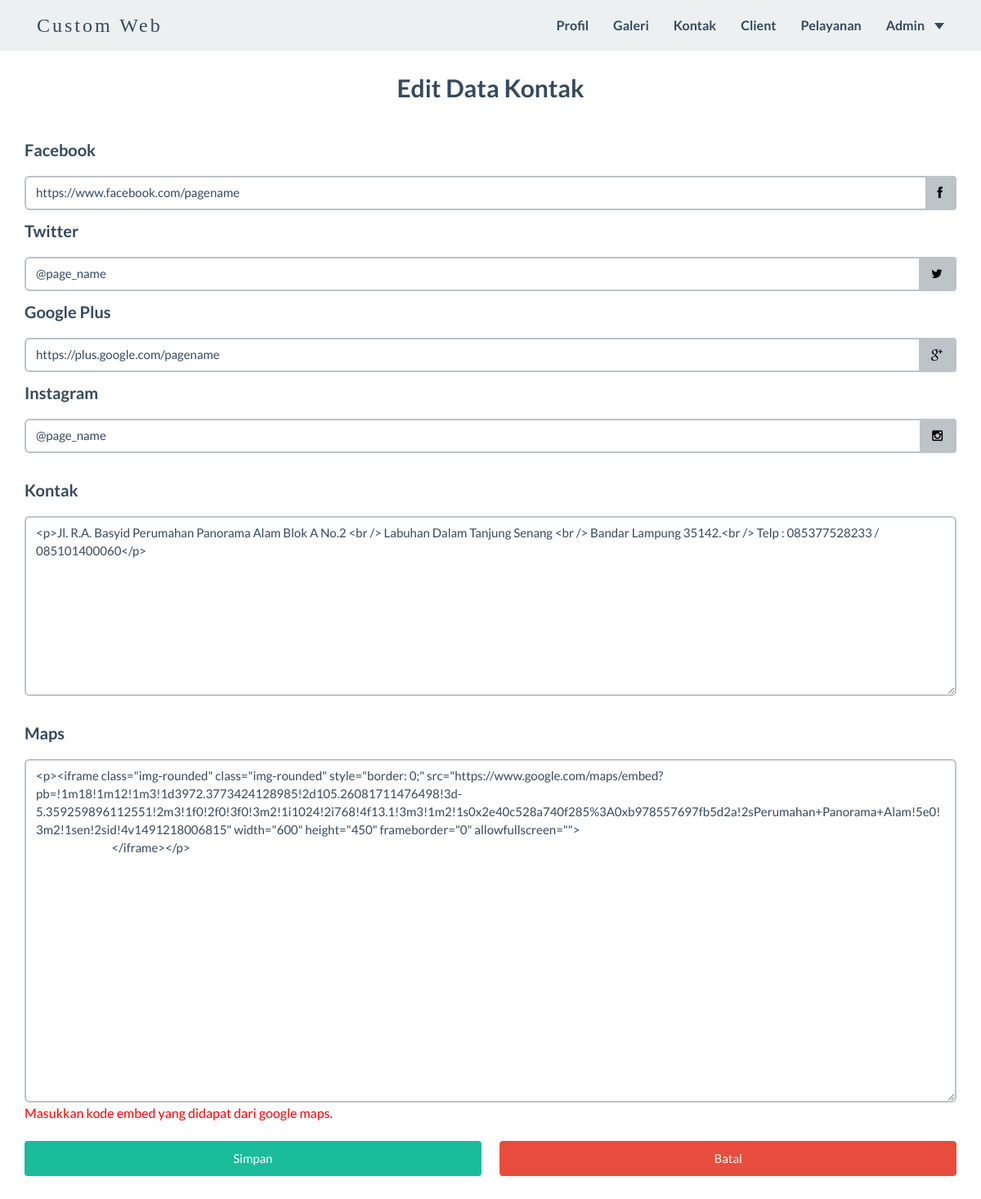
Page /admin/index.php?data=kontak (signed in) on the committed database.
### tables this page shows
CREATE TABLE IF NOT EXISTS `deskripsi_web` (
  `id_deskripsi` int(3) NOT NULL,
  `judul_web` varchar(120) NOT NULL,
  `deskripsi` text NOT NULL
);

CREATE TABLE IF NOT EXISTS `kontak` (
  `id_kontak` int(3) NOT NULL,
  `kontak` text NOT NULL,
  `maps` text NOT NULL,
  `facebook` varchar(255) NOT NULL,
  `twitter` varchar(64) NOT NULL,
  `google` varchar(255) NOT NULL,
  `instagram` varchar(64) NOT NULL
);

### config/koneksi.php (called while the page is built, shortened)
<?php
function PdoSelect($query){
	$koneksiPdo = $GLOBALS['koneksiPdo'];
	$list = $koneksiPdo->prepare($query);
	$list -> execute();
	$data = $list->fetch(PDO::FETCH_ASSOC);
	return $data;
}
?>

### admin/index.php (the view, shortened to what this page needs)
<?php
    include "../config/koneksi.php";
?>
<!DOCTYPE html>
<html lang="en">
<head>
    <?php $web = getWebDescription(); ?>
    <link href="../css/bootstrap.min.css" rel="stylesheet">
    <link href="../font-awesome/css/font-awesome.min.css" rel="stylesheet">
    <link href="../css/general.css" rel="stylesheet">
    <link href="../css/custom.css" rel="stylesheet">
    <link href="../css/owl.carousel.css" rel="stylesheet">
    <link href="../css/owl.theme.css" rel="stylesheet">
    <link href="../css/style.css" rel="stylesheet">
    <link href="../css/animate.css" rel="stylesheet">
    <link rel="stylesheet" href="../css/magnific-popup.css">
</head>
<body id="page-top" class="index">
    <?php
        include "include/navigation.php";
    ?>
    <div class="container">
    <?php
        if(isset($_GET['data'])){
            $data = $_GET['data'];
            switch ($data) {
                case 'kontak':
                    include "data-kontak/kontak.php";
                    break;
            }
        }else{
            echo "<meta http-equiv='refresh' content='0,?data=profil&aksi=edit'>";
        }
    ?>
    </div>
<?php
    function getWebDescription(){
        $sql_deskripsi = "SELECT *FROM deskripsi_web ORDER BY id_deskripsi DESC LIMIT 1";
        $web = PdoSelect($sql_deskripsi);
        return $web;
    }
?>

### admin/include/navigation.php (shortened to what this page needs)
<?php
    $custom = "";
    if(!isset($_GET['menu'])){
        $custom = "navbar-custom";
    }
    echo"
        <nav id='mainNav' class='navbar navbar-default $custom navbar-fixed-top'>
    ";
?>
<nav class="navbar-default" role="navigation">
    <div class="container">
        <div class="navbar-header">
            <a class="navbar-brand" href="#home"><?php echo $web['judul_web']; ?></a>
        </div>
        <div class="collapse navbar-collapse navbar-right navbar-ex1-collapse">
            <ul class="nav navbar-nav">
                <li class="menuItem"><a href="?data=profil&aksi=edit">Profil</a></li>
                <li class="menuItem"><a href="?data=galeri">Galeri</a></li>
                <li class="menuItem"><a href="?data=kontak">Kontak</a></li>
                <li class="menuItem"><a href="?data=client">Client</a></li>
                <li class="menuItem"><a href="?data=pelayanan">Pelayanan</a></li>
                <li class="dropdown">
                    <a class="page-scroll dropdown-toggle" data-toggle="dropdown" href="javascript:;">Admin<span class="caret"></span></a>
                </li>
            </ul>
        </div>
    </div>
</nav>
</nav>

### admin/data-kontak/kontak.php (shortened to what this page needs)
<?php
if(isset($_GET['data'])){
	if($_GET['data']=="kontak"){
		$sql = "SELECT *FROM kontak ORDER BY id_kontak DESC";
		$data = PdoSelect($sql);
	}else{
		redirect(0,"../");
	}
}else{
	redirect(0,"../");
}
?>
<html>
	<head>
	</head>
	<body>
		<form action="" method="POST" enctype="multipart/form-data">
			<center><h3>Edit Data Kontak</h3></center><br>
			<div class="form-group">
				<label><h4>Facebook</h4></label>
				<div class="input-group">
					<input name="facebook" type="text" class="form-control" placeholder="Masukkan link fan page anda" value="<?php if(isset($data)) echo $data['facebook']; ?>">
					<span class="input-group-btn">
						<button type="button" class="btn btn-default" style="color:black"><i class="fa fa-facebook fa-size" ></i></button>
					</span>
				</div>
				<label><h4>Twitter</h4></label>
				<div class="input-group">
					<input name="twitter" type="text" class="form-control" placeholder="Masukkan id twitter anda" value="<?php if(isset($data)) echo "@".$data['twitter']; ?>">
					<span class="input-group-btn">
						<button type="button" class="btn btn-default" style="color:black"><i class="fa fa-twitter fa-size" ></i></button>
					</span>
				</div>
				<label><h4>Google Plus</h4></label>
				<div class="input-group">
					<input name="google" type="text" class="form-control" placeholder="Masukkan link fan page anda" value="<?php if(isset($data)) echo $data['google']; ?>">
					<span class="input-group-btn">
						<button type="button" class="btn btn-default" style="color:black"><i class="fa fa-google-plus fa-size" ></i></button>
					</span>
				</div>
				<label><h4>Instagram</h4></label>
				<div class="input-group">
					<input name="instagram" type="text" class="form-control" placeholder="Masukkan id instagram anda" value="<?php if(isset($data)) echo "@".$data['instagram']; ?>">
					<span class="input-group-btn">
						<button type="button" class="btn btn-default" style="color:black"><i class="fa fa-instagram fa-size" ></i></button>
					</span>
				</div>
			</div>
			<div class="form-group">
				<label><h4>Kontak</h4></label>
				<textarea class="form-control" name="kontak" style="width:100%; height:220px;"><?php if(isset($data)) echo $data['kontak']; ?></textarea>
			</div>
			<div class="form-group">
				<label><h4>Maps</h4></label>
				<textarea class="form-control" name="maps" style="width:100%; height:420px;"><?php if(isset($data)) echo $data['maps']; ?></textarea>
				<p style="color:red;">Masukkan kode embed yang didapat dari google maps.</p>
			</div>
			<button type="submit" name="data" class="btn btn-primary" style="width:49%; margin-bottom: 50px; float: left">Simpan</button>
		</form>
			<a href="../"><button class="btn btn-danger" style="width:49%; margin-bottom: 50px;float: right">Batal</button></a>
	</body>
</html>

### css/general.css (style rules this page uses)
body, html { height: 100%; width: 100%; overflow-x:hidden; }
.btn-primary { border-color: rgba(52, 73, 94, 0); }
.navbar { position: relative; min-height: 60px; margin-bottom: 0; width: 100%; z-index: 999; border-radius: 0; }
.navbar-default { position: relative; min-height: 60px; width: 100%; z-index: 999; }
.navbar-default .navbar-nav>li>a { color: #ffffff; }
.navbar-default .navbar-brand { color: #ffffff; }
.navbar-brand { font-family: arvo; letter-spacing: 3px; font-weight: 400 !important; }

### rows in the picture
deskripsi_web: judul_web "Custom Web"
kontak: facebook "https://www.facebook.com/pagename", twitter "@page_name", google "https://plus.google.com/pagename", instagram "@page_name", kontak "<p>Jl. R.A. Basyid Perumahan Panorama Alam Blok A No.2 <br /> Labuhan Dalam Tanjung Senang <br /> Bandar Lampung 35142.<br /> Telp : 085377528233 / 085101400060</p>", maps "<p><iframe class=\"img-rounded\" class=\"img-rounded\" style=\"border: 0;\" src=\"https://www.google.com/maps/embed?pb=!1m18!1m12!1m3!1d3972.3773424128985!2d105.26081711476498!3d-5.359259896112551!2m3!1f0!2f0!3f0!3m2!1i1024!2i768!4f13.1!3m3!1m2!1s0x2e40c528a740f285%3A0xb978557697fb5d2a!2sPerumahan+Panorama+Alam!5e0!3m2!1sen!2sid!4v1491218006815\" width=\"600\" height=\"450\" frameborder=\"0\" allowfullscreen=\"\"> </iframe></p>"
